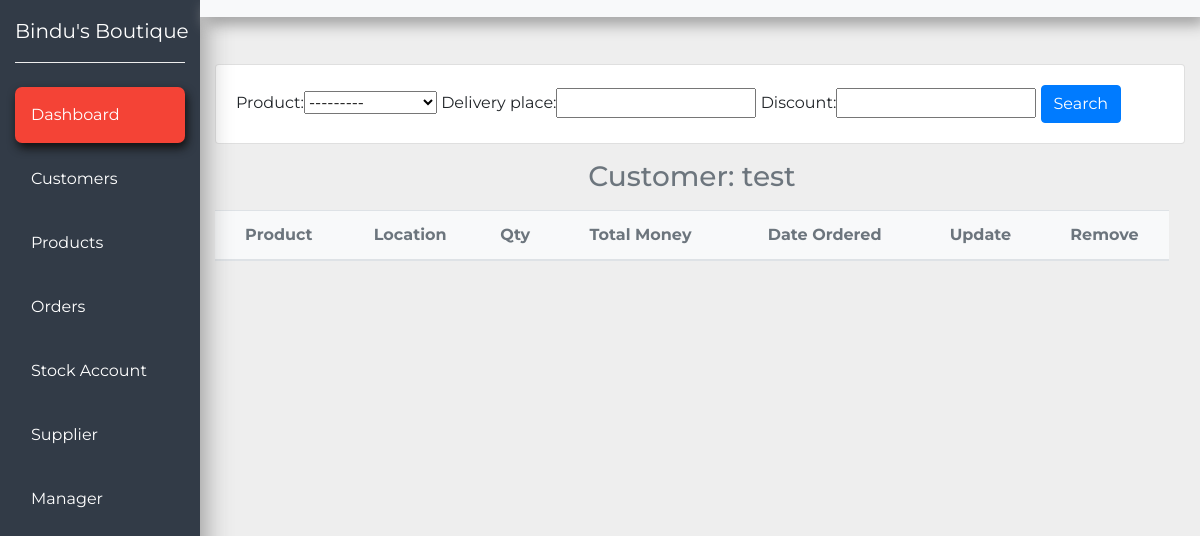
The page /customer/8/ on the database as committed earlier.
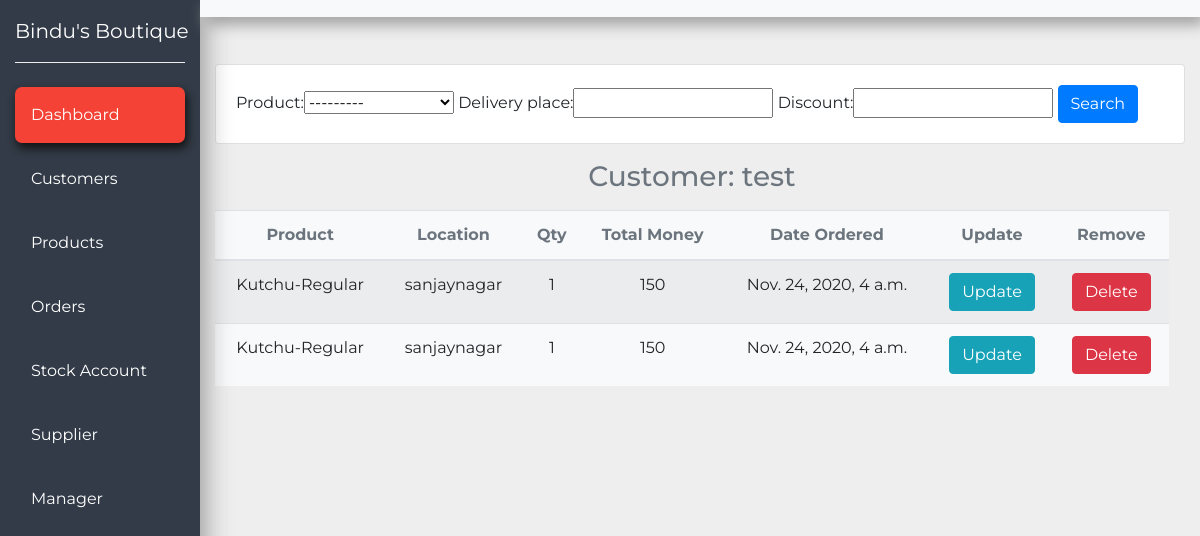
The same page on the database as committed later.
### crm/models.py (models this page shows, shortened)
class Customer(models.Model):
    name = models.CharField(max_length=200, null=True)
    phone = models.CharField(max_length=200, null=True)
    address = models.CharField(max_length=200, null=True)
    date_created = models.DateTimeField(auto_now_add=True, null=True)

class Order(models.Model):
    customer = models.ForeignKey(Customer, null= True, on_delete= models.SET_NULL)
    product = models.ForeignKey(Product, null= True, on_delete= models.SET_NULL)
    delivery_place = models.CharField(max_length=200, null=True)
    qty = models.IntegerField(null=True,default=1)
    cost = models.IntegerField(null=True,default=0)
    final_cost = models.IntegerField(null=True, blank=True,default=0)
    discount = models.IntegerField(null=True, blank=True,default=0)
    date_created = models.DateTimeField(auto_now_add=True, null=True)

class Product(models.Model):
    name = models.CharField(max_length=200, null=True)
    qty = models.IntegerField(null=True,default=1)
    details = models.CharField(max_length=200, null=True)
    price = models.DecimalField(max_digits=18, decimal_places=2,default=0.00,null=True)
    date_created = models.DateTimeField(auto_now_add=True, null=True)
    def __str__(self):
        return self.name

### crm/views.py (the view)
# urls.py: path('customer/<str:pk>/',views.customer_detail, name="customer_detail"),
def customer_detail(request,pk):
    customer = Customer.objects.get(id=pk)
    orders = customer.order_set.all()
    order_count = orders.count()
    myFilter = CustomerFilter(request.GET, queryset=orders)
    orders = myFilter.qs
    context = {'customer': customer, 'orders':orders,'order_count':order_count, 'myFilter': myFilter}
    return render(request, 'crm/customer_detail.html', context)

### crm/templates/crm/customer_detail.html
{% extends 'crm/base.html'%}
{% block content %}
<section>
    <div class="container-fluid">
      <div class="row mb-5">
        <div class="col-xl-10 col-lg-9 col-md-8 ml-auto mt-5">
          <div class="card card-body">
            <form action="" method="get">
              {{myFilter.form}}
              <button class="btn btn-primary" type="submit">Search</button>
            </form>
          </div>
          <div class="row align-items-center">
            <div class="col mt-3 mr-3">
              <h3 class="text-muted text-center mb-3">Customer: {{customer.name}}</h3>
              <table class="table center table-striped bg-light text-center">
                <thead>
                  <tr class="text-muted">
                    <th>Product</th>
                    <th>Location</th>
                    <th>Qty</th>
                    <th>Total Money</th>
                    <th>Date Ordered</th>
                    <th>Update</th>
					          <th>Remove</th>
                  </tr>
                </thead>
                <tbody>
                  {%  for order in orders %}
                    <tr>
                      <td>{{order.product}}</td>
                      <td>{{order.delivery_place}}</td>
                      <td>{{order.qty}}</td>
                      <td>{{order.cost}}</td>
                      <td>{{order.date_created}}</td>
                      <td><a class="btn btn-info" href="{% url 'update_order' order.id %}">Update</a></td>
                      <td><a class="btn btn-danger" href="{% url 'delete_order' order.id %}">Delete</a></td>
                    </tr>
                  {% endfor %}
                </tbody>
              </table>
            </div>
          </div>
        </div>
      </div>
    </div>
</section>
{% endblock %}

### crm/templates/crm/base.html (shortened to what this page needs)
{% load static %}
<!doctype html>
<html lang="en">
<head>
  <link rel="stylesheet" href="https://stackpath.bootstrapcdn.com/bootstrap/4.1.1/css/bootstrap.min.css"
>
  <link rel="stylesheet" type="text/css" href="{% static '/css/base.css' %}">
</head>
<body>
  <nav class="navbar navbar-expand-md navbar-light">
    <div class="collapse navbar-collapse" id="myNavbar">
      <div class="container-fluid">
        <div class="row">
          <div class="col-xl-2 col-lg-3 col-md-4 sidebar fixed-top">
            <a href="#" class="navbar-brand text-white d-block mx-auto text-center py-3 mb-4 bottom-border">
              Bindu's Boutique</a>
            <ul class="navbar-nav flex-column mt-4">
              <li class="nav-item"><a href="{% url 'dashboard' %}" class="nav-link text-white p-3 mb-2 current">Dashboard</a></li>
              <li class="nav-item"><a href="{% url 'customers' %}" class="nav-link text-white p-3 mb-2 sidebar-link">Customers</a></li>
              <li class="nav-item"><a href="{% url 'products' %}" class="nav-link text-white p-3 mb-2 sidebar-link">Products</a></li>
              <li class="nav-item"><a href="{% url 'orders' %}" class="nav-link text-white p-3 mb-2 sidebar-link">Orders</a></li>
              <li class="nav-item"><a href="{% url 'stocks' %}" class="nav-link text-white p-3 mb-2 sidebar-link">Stock Account</a></li>
              <li class="nav-item"><a href="{% url 'suppliers' %}" class="nav-link text-white p-3 mb-2 sidebar-link">Supplier</a></li>
              <li class="nav-item"><a href="{% url 'manager' %}" target="_blank" class="nav-link text-white p-3 mb-2 sidebar-link">Manager</a></li>
            </ul>
          </div>
          <div class="col-xl-10 col-lg-9 col-md-8 ml-auto bg-light fixed-top py-2 top-navbar">
            <div class="row align-items-center">
              <div class="col-md-4">
              </div>
              <div class="col-md-5">
              </div>
              <div class="col-md-3">
              </div>
            </div>
          </div>
        </div>
      </div>
    </div>
  </nav>
  {% block content %}{% endblock %}
</body>
</html>

### static/css/base.css (style rules this page uses)
body { font-family: 'Montserrat', sans-serif; background-color: #eee; }
.sidebar { height: 100vh; background-color: #323b47; background-position: center; background-repeat: no-repeat; background-size: cover; box-shadow: 5px 7px 25px #999; }
.bottom-border { border-bottom: 1px groove #eee; }
.sidebar-link { transition: all .4s; }
.current { background-color: #f44336; border-radius: 7px; box-shadow: 2px 5px 10px #111; transition: all .3s; }
.top-navbar { box-shadow: 5px 7px 15px #999; }

Rows that differ between the two databases and show on the page:
added Order: product "Kutchu-Regular", delivery_place "sanjaynagar", qty "1", cost "150", date_created "Nov. 24, 2020, 4 a.m."
added Order: product "Kutchu-Regular", delivery_place "sanjaynagar", qty "1", cost "150", date_created "Nov. 24, 2020, 4 a.m."
